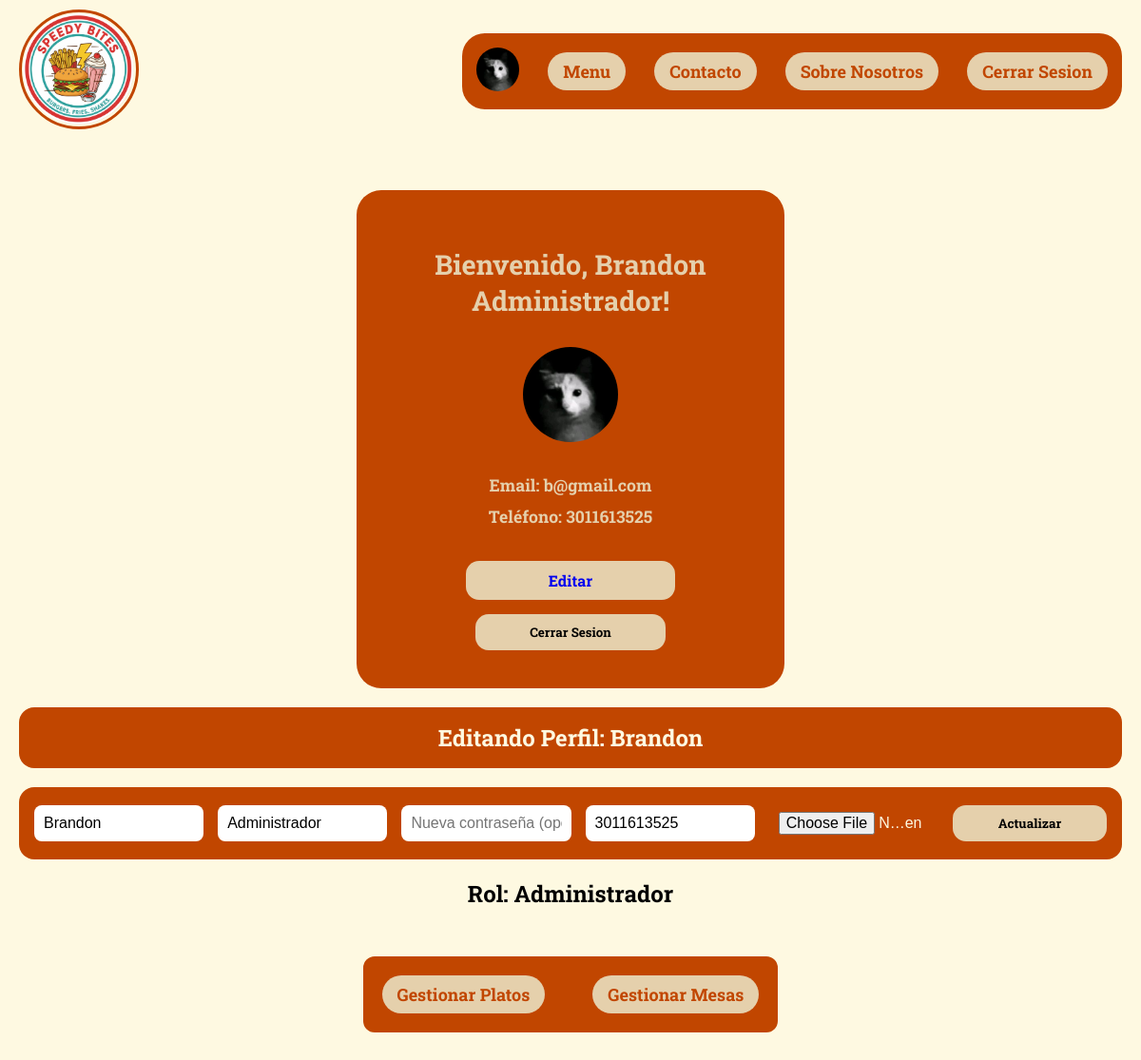
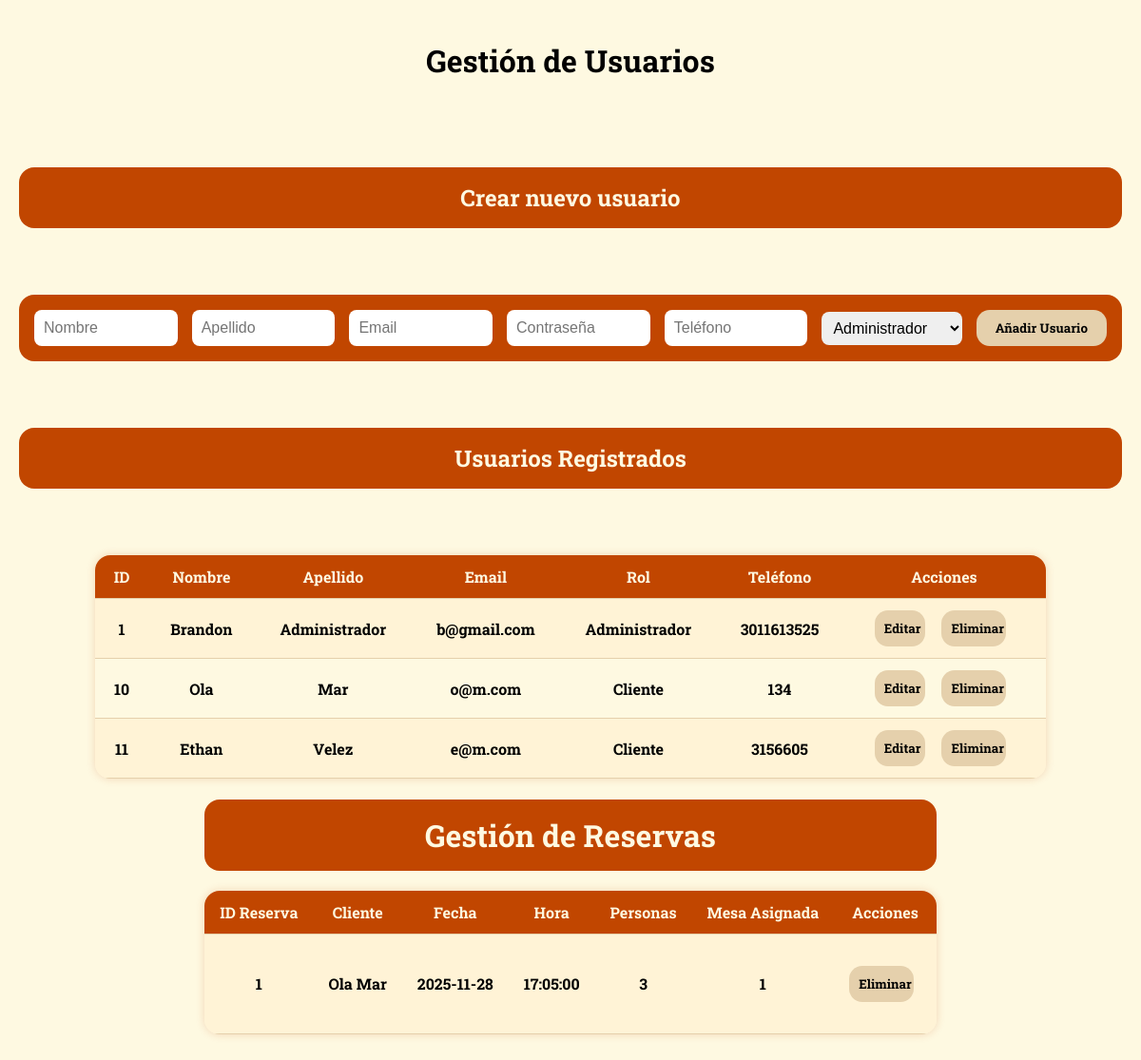
Page /Vista/html/perfil.php?editarPerfil=1 (signed in) on the committed database (2 pictures, top to bottom).
### tables this page shows
CREATE TABLE `usuarios` (
  `ID_User` int(5) NOT NULL,
  `Nombre` varchar(100) DEFAULT NULL,
  `Apellido` varchar(100) DEFAULT NULL,
  `Email` varchar(100) DEFAULT NULL,
  `Passwrd` varchar(255) DEFAULT NULL,
  `Rolusu` varchar(100) DEFAULT NULL,
  `Telefono` varchar(15) DEFAULT NULL,
  `ImagenPerfil` blob DEFAULT NULL
);

CREATE TABLE `reservas` (
  `ID_RE` int(11) NOT NULL,
  `NumeroPersonas` int(11) DEFAULT NULL,
  `FechaReserva` date DEFAULT NULL,
  `HoraReserva` time DEFAULT NULL,
  `ID_User` int(11) DEFAULT NULL,
  `ID_M` int(11) DEFAULT NULL
);

CREATE TABLE `mesas` (
  `ID_R` int(5) NOT NULL,
  `NumeroMesa` int(11) NOT NULL,
  `Capacidad` int(50) NOT NULL,
  `Ubicacion` varchar(255) NOT NULL,
  `Disponibilidad` tinyint(1) NOT NULL
);

### Modelo/ModeloUsuarios.php (called while the page is built, shortened)
<?php
require_once __DIR__ . "/../Configuracion/conexion.php";
class Usuario {
    public $db;
    public function __construct() {
        $this -> db = DB::connect();
    }
    public function listarUser() {
        $stmt = $this->db->query("SELECT * FROM usuarios");
        return $stmt->fetchAll(PDO::FETCH_ASSOC);
    }
}

### Configuracion/conexion.php (called while the page is built, shortened)
<?php
class DB{
    private static $host = "localhost";
    private static $dbname = "resad";
    private static $username = "Adless";
    private static $password = "115";
    private static $charset = "utf8mb4";
    private static $pdo = null;
    public static function connect(){
        if(self::$pdo === null){
            try{
                $dn = "mysql:host=". self::$host.";dbname=". self::$dbname.";charset=".self::$charset;
                self::$pdo = new PDO($dn,self::$username,self::$password);
                self::$pdo->setAttribute(PDO::ATTR_ERRMODE, PDO::ERRMODE_EXCEPTION);
            }
            catch(PDOException $e){
                die("Error de conexion".$e -> getMessage());
            }
        }
        return self::$pdo;
    }
}
?>

### Modelo/ModeloReservas.php (called while the page is built, shortened)
<?php
require_once(ROOT_PATH . 'Configuracion/conexion.php');
class Reservas {
    public $db;
    public function __construct() {
        $this->db = DB::connect();
    }
    public function obtenerReservas() {
        $sql = "SELECT
                    r.*,
                    m.NumeroMesa,
                    u.Nombre,
                    u.Apellido
                FROM
                    reservas r
                JOIN
                    mesas m ON r.ID_M = m.ID_R
                JOIN
                    usuarios u ON r.ID_User = u.ID_User";
        $stmt = $this->db->query($sql);
        return $stmt->fetchAll(PDO::FETCH_ASSOC);
    }
}
?>

### Vista/html/perfil.php (the view, shortened to what this page needs)
<?php
require_once '../../Modelo/ModeloUsuarios.php';
require_once '../../Modelo/ModeloReservas.php';
$usuario = $_SESSION['usuario_logueado'];
$modelUser = new Usuario();
$modelReservas = new Reservas();
$reservas = [];
if ($usuario['Rolusu'] === 'Administrador') {
    $_SESSION['lista_usuarios'] = $modelUser->listarUser();
    $reservas = $modelReservas->obtenerReservas();
} else {
    $reservas = $modelReservas->obtenerReservas();
}
$usuarios = $_SESSION['lista_usuarios'] ?? [];
$editarPerfil = null;
if (isset($_GET['editarPerfil']) && $_GET['editarPerfil'] == $usuario['ID_User']) {
    $editarPerfil = $usuario;
}
?>
<!DOCTYPE html>
<html lang="es">
<head>
    <link href="../css/perfil.css" rel="stylesheet">
</head>
<body>
     <nav>
    <ul>
      <li>  <a href="../index.php"><img src="../img/Logo.png" id="logo"></a> </li>
      <div id="navbotones">
        <li>  <a href="./perfil.php"><img id="fpp" src="../img/uP/<?= htmlspecialchars($usuario['ImagenPerfil'] ?? 'default.png') ?>" alt="Foto de perfil"></a> </li>
        <li>  <a class="botonesnav" href="./menu.php">Menu</a>  </li>
        <li>  <a class="botonesnav" href="./contacto.php">Contacto</a> </li>
        <li>  <a class="botonesnav" href="./sn.php">Sobre Nosotros</a> </li>
        <li>  <a class="botonesnav" href="../../Controlador/usuarioController.php?action=cerrarSesion">Cerrar Sesion</a> </li>
      </div>
    </ul>
  </nav>
<div class="Contenedor">
        <div class="user">
            <h1>Bienvenido, <?= htmlspecialchars($usuario['Nombre'])?> <?= htmlspecialchars($usuario['Apellido']) ?>!</h1>
            <img id="fp" src="../img/uP/<?= htmlspecialchars($usuario['ImagenPerfil'] ?? 'default.png') ?>" alt="Foto de perfil">
            <h2>Email: <?= htmlspecialchars($usuario['Email']) ?></h2>
            <h2>Teléfono: <?= htmlspecialchars($usuario['Telefono']) ?></h2>
            <div class="BotonEditar">
                <a href="perfil.php?editarPerfil=<?= htmlspecialchars($usuario['ID_User']) ?>#form-edicion-perfil" id="btn1" class="editar-perfil-btn">Editar</a>
                <form method="POST" action="../../Controlador/usuarioController.php?action=cerrarSesion">
                    <button id="btn1" type="submit">Cerrar Sesion</button>
                </form>
            </div>
    </div>
<div class="GesPerfil">
            <?php if ($editarPerfil): ?>
            <div class="form-edicion" id="form-edicion-perfil">
            <h2 class="Crear">Editando Perfil: <?= htmlspecialchars($editarPerfil['Nombre']) ?></h2>
                <form class="Editar" method="POST" action="../../Controlador/usuarioController.php?action=editarperfil" enctype="multipart/form-data">
                <input type="text" name="Nombre" placeholder="Nombre" value="<?= htmlspecialchars($usuario['Nombre']) ?>" required>
                <input type="text" name="Apellido" placeholder="Apellido" value="<?= htmlspecialchars($usuario['Apellido']) ?>" required>
                <input type="password" name="Password" placeholder="Nueva contraseña (opcional)">
                <input type="text" name="Telefono" placeholder="Telefono" value="<?= htmlspecialchars($usuario['Telefono']) ?>">
                <input type="file" name="Imagen">
                    <button id="btn" type="submit">Actualizar</button>
                </form>
    </div>
<?php endif; ?>
            <?php if ($usuario['Rolusu'] === 'Administrador'): ?>
            <h2>Rol: <?= htmlspecialchars($usuario['Rolusu']) ?></h2>
    </div>
            <div id="opciones">
                <a class="botonesnav" href="./rplato.php">Gestionar Platos</a>
                <a class="botonesnav" href="./mesas.php">Gestionar Mesas</a>
            </div>
        <div class="GesAdmin">
            <h1>Gestión de Usuarios</h1>
            <h2 class="Crear">Crear nuevo usuario</h2>
            <form class="Crear" method="POST" action="../../Controlador/adminController.php?action=registrarA">
                <input type="text" name="Nombre" placeholder="Nombre" required>
                <input type="text" name="Apellido" placeholder="Apellido" required>
                <input type="email" name="Email" placeholder="Email" required>
                <input type="password" name="Password" placeholder="Contraseña" required>
                <input type="text" name="Telefono" placeholder="Teléfono">
                <select name="Rolusu">
                    <option value="Administrador">Administrador</option>
                </select>
                <button id="btn" type="submit">Añadir Usuario</button>
            </form>
            <h2 class="Crear">Usuarios Registrados</h2>
            <table>
                <tr>
                    <th>ID</th> <th>Nombre</th> <th>Apellido</th> <th>Email</th> <th>Rol</th> <th>Teléfono</th>  <th>Acciones</th>
                </tr>
                <?php foreach($usuarios as $u): ?>
                <tr>
                    <td><?= htmlspecialchars($u['ID_User']) ?></td>
                    <td><?= htmlspecialchars($u['Nombre']) ?></td>
                    <td><?= htmlspecialchars($u['Apellido']) ?></td>
                    <td><?= htmlspecialchars($u['Email']) ?></td>
                    <td><?= htmlspecialchars($u['Rolusu']) ?></td>
                    <td><?= htmlspecialchars($u['Telefono']) ?></td>
                    <td>
                        <form method="POST" action="perfil.php#form-edicion-admin">
                            <button id="btn" type="submit">Editar</button>
                        </form>
                        <form method="POST" action="../../Controlador/adminController.php?action=eliminarA">
                            <button id="btn" type="submit" class="delete">Eliminar</button>
                        </form>
                    </td>
                </tr>
                <?php endforeach; ?>
            </table>
        </div>
        <div class="GesReservas">
            <h1 class="Crear">Gestión de Reservas</h1>
            <table>
                <tr>
                    <th>ID Reserva</th>
                    <th>Cliente</th>
                    <th>Fecha</th>
                    <th>Hora</th>
                    <th>Personas</th>
                    <th>Mesa Asignada</th>
                    <th>Acciones</th>
                </tr>
                <?php foreach($reservas as $r): ?>
                <tr>
                    <td><?= htmlspecialchars($r['ID_RE']) ?></td>
                    <td><?= htmlspecialchars($r['Nombre']) ?> <?= htmlspecialchars($r['Apellido']) ?></td>
                    <td><?= htmlspecialchars($r['FechaReserva']) ?></td>
                    <td><?= htmlspecialchars($r['HoraReserva']) ?></td>
                    <td><?= htmlspecialchars($r['NumeroPersonas']) ?></td>
                    <td><?= htmlspecialchars($r['NumeroMesa']) ?></td>
                    <td>
                        <form method="POST" action="../../Controlador/reservaController.php?action=EliminarR" style="display: inline;">
                            <button id="btn" type="submit" class="delete">Eliminar</button>
                        </form>
                    </td>
                </tr>
                <?php endforeach; ?>
            </table>
        </div>
        <?php endif; ?>
</div>
</body>
</html>

### Vista/css/perfil.css (style rules this page uses)
* { text-decoration: none; text-decoration-line: none; }
body { font-family: "Roboto Slab", serif; font-optical-sizing: auto; font-weight: bold; font-style: normal; background-color: #FEF9E1; margin: 0; padding: 0; width: 100%; }
nav { width: 100%; }
ul { list-style-type: none; display: flex; justify-content: space-between; align-items: center; padding: 10px 20px; margin: 0; }
#logo { width: 120px; border: #C14600 3px solid; border-radius: 100%; }
#navbotones { background-color: #C14600; display: flex; justify-content: center; align-items: center; gap: 30px; padding: 15px; border-radius: 24px; }
.botonesnav { display: block; color: #C14600; padding: 8px 16px; text-decoration: none; font-size: 18px; background-color: #E5D0AC; border-radius: 26px; transition: 0.2s ease-out; white-space: nowrap; }
.Contenedor { display: flex; margin-top: 30px; margin-bottom: 50px; flex-direction: column; align-items: center; text-align: center; justify-content: center; padding: 20px; }
.user { background-color: #C14600; padding: 40px; color: #E5D0AC; border-radius: 26px; width: 90%; max-width: 450px; box-sizing: border-box; }
.user img { width: 100px; height: auto; margin: 10px 0 20px 0; }
.user h1 { font-size: 1.8em; }
.user h2 { font-size: 1.1em; margin: 10px 0; }
.BotonEditar { margin-top: 35px; flex-direction: column; display: flex; justify-content: center; gap: 15px; text-decoration: none; color: black; }
#btn1 { padding: 10px; display: block; width: 90%; max-width: 200px; background-color: #E5D0AC; border-radius: 14px; border: none; font-family: "Roboto Slab", serif; font-optical-sizing: auto; font-weight: bold; font-style: normal; cursor: pointer; transition: 0.2s ease-out; text-align: center; margin: 0 auto; text-align: center; }
#fp { border-radius: 100%; }
#fpp { width: 45px; border-radius: 100%; }
#form-edicion-perfil, #form-edicion-admin { scroll-margin-top: 20px; }
.GesAdmin { margin-top: 50px; display: flex; align-items: center; justify-content: space-between; flex-direction: column; gap: 50px; }
#opciones { display: flex; flex-direction: row; gap: 50px; margin-top: 30px; padding: 20px; border-radius: 12px; background-color: #C14600; }
.Crear, .Editar, .Reserva { background-color: #C14600; display: flex; flex-direction: row; width: 100%; border-radius: 16px; padding: 16px; color: #FEF9E1; align-items: center; justify-content: center; box-sizing: border-box; gap: 15px; }
input { width: 100%; padding: 10px; border: none; border-radius: 8px; box-sizing: border-box; font-size: 16px; }
#btn { padding: 10px; display: block; width: 90%; max-width: 200px; background-color: #E5D0AC; border-radius: 14px; border: none; font-family: "Roboto Slab", serif; font-optical-sizing: auto; font-weight: bold; font-style: normal; cursor: pointer; transition: 0.2s ease-out; text-align: center; }
select { width: 100%; padding: 8px; border: none; border-radius: 8px; box-sizing: border-box; font-size: 16px; }
table { width: 100%; max-width: 1000px; border-collapse: collapse; margin: 0 auto; font-family: "Roboto Slab", serif; background-color: #FEF9E1; box-shadow: 0 0 10px rgba(193, 70, 0, 0.2); border-radius: 16px; overflow: hidden; }
table th, table td { padding: 12px 16px; text-align: center; border-bottom: 1px solid #E5D0AC; }
table th { background-color: #C14600; color: #FEF9E1; font-weight: bold; font-size: 1em; }
table tr:nth-child(even) { background-color: #FFF3D6; }
table td form { display: inline-block; margin: 0 4px; }
table td button { padding: 6px 12px; background-color: #E5D0AC; border: none; border-radius: 10px; font-family: "Roboto Slab", serif; font-weight: bold; cursor: pointer; transition: background-color 0.2s ease-out; }

### rows in the picture
usuarios: ImagenPerfil (picture), Nombre "Brandon", Apellido "Administrador", Email "b@gmail.com", Telefono "3011613525", Rolusu "Administrador", ID_User "1"
usuarios: ID_User "10", Nombre "Ola", Apellido "Mar", Email "o@m.com", Rolusu "Cliente", Telefono "134"
usuarios: ID_User "11", Nombre "Ethan", Apellido "Velez", Email "e@m.com", Rolusu "Cliente", Telefono "3156605"
reservas: ID_RE "1", ID_User.Nombre "Ola", ID_User.Apellido "Mar", FechaReserva "2025-11-28", HoraReserva "17:05:00", NumeroPersonas "3", ID_M.NumeroMesa "1"
